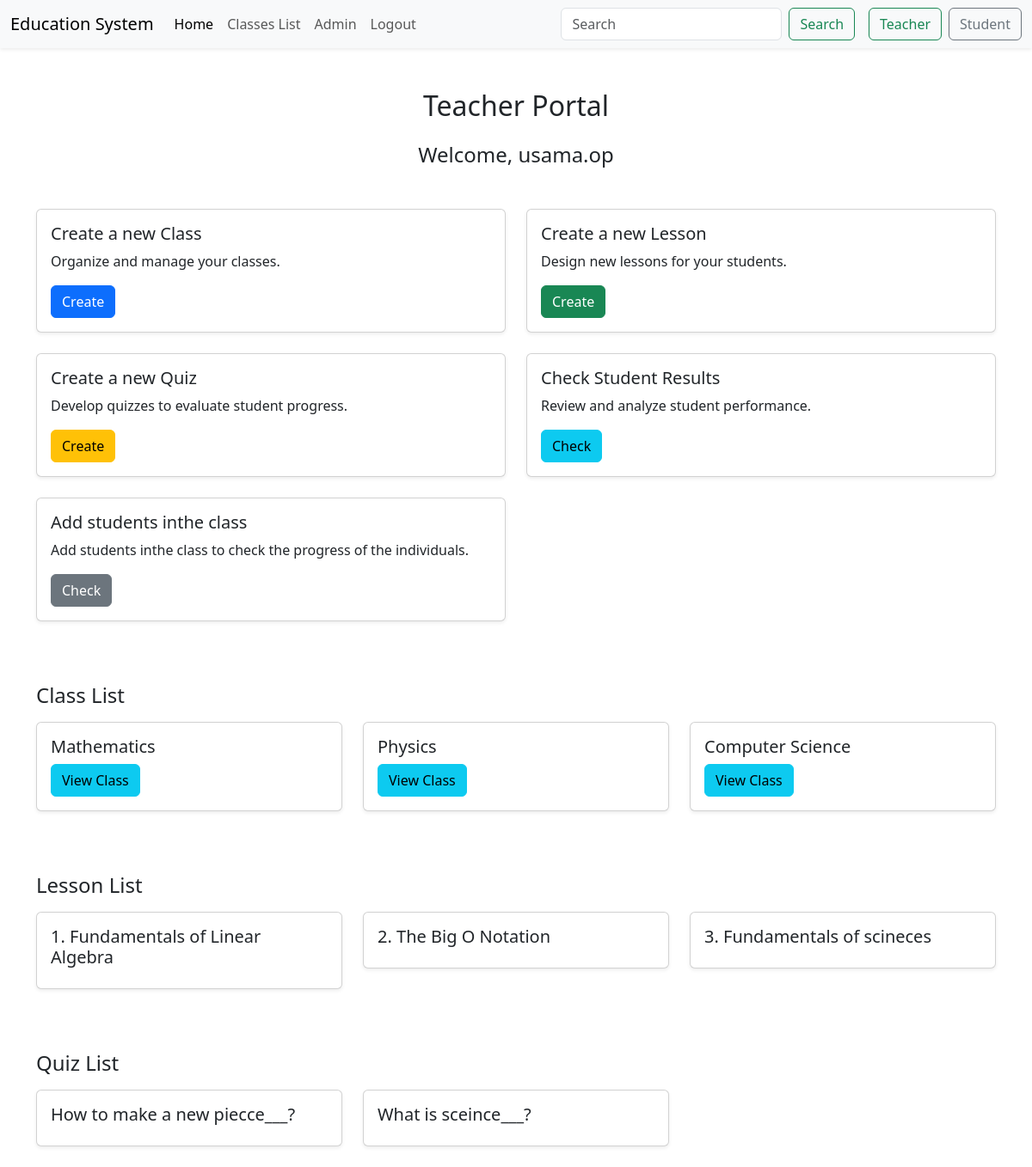
/Teacher_portal (signed in), run on the app's committed database.
### main_app/models.py (models this page shows, shortened)
class User(AbstractUser):
    is_teacher = models.BooleanField(default=False)
    is_student = models.BooleanField(default=False)

class Class(models.Model):
    name = models.CharField(max_length=100)
    teacher = models.ForeignKey(Teacher, on_delete=models.CASCADE)

class Lesson(models.Model):
    title = models.CharField(max_length=100)
    class_obj = models.ForeignKey(Class, on_delete=models.CASCADE, related_name='lessons')

class Question(models.Model):
    lesson = models.ForeignKey(Lesson, on_delete=models.CASCADE, related_name='questions')
    question_text = models.TextField()
    QUESTION_TYPES = (
        ('FB', 'Fill in the blanks'),
        ('TF', 'True/False'),
        ('MC', 'Multiple Choice'),
    )
    question_type = models.CharField(max_length=100, choices=QUESTION_TYPES)
    question_answer = models.CharField(max_length=254)

### main_app/views.py (the view)
# urls.py: path('Teacher_portal', TeacherPortal, name='Teacher_portal'),
def TeacherPortal(request):
    classes = Class.objects.all()
    Quizez =Question.objects.all()
    Lessons = Lesson.objects.all()
    context = {'classes':classes, 'Quizez':Quizez, 'Lessons': Lessons}
    return render(request, 'Teacher/Teacher_portal.html', context)

### main_app/Templates/Teacher/Teacher_portal.html (shortened to what this page needs)
{% extends 'Base.html' %}
{% block body %}
  <div class="container mt-5">
    <h2 class="text-center mb-4">Teacher Portal</h2>
    <h4 class="text-center mb-4">Welcome, {{ user.username }}</h4>
    <div class="row mt-5">
      <div class="col-md-6">
        <div class="card shadow-sm mb-4">
          <div class="card-body">
            <h5 class="card-title">Create a new Class</h5>
            <p class="card-text">Organize and manage your classes.</p>
            <a href="{% url 'create_class' %}" class="btn btn-primary">Create</a>
          </div>
        </div>
      </div>
      <div class="col-md-6">
        <div class="card shadow-sm mb-4">
          <div class="card-body">
            <h5 class="card-title">Create a new Lesson</h5>
            <p class="card-text">Design new lessons for your students.</p>
            <a href="{% url 'create_lesson' %}" class="btn btn-success">Create</a>
          </div>
        </div>
      </div>
      <div class="col-md-6">
        <div class="card shadow-sm mb-4">
          <div class="card-body">
            <h5 class="card-title">Create a new Quiz</h5>
            <p class="card-text">Develop quizzes to evaluate student progress.</p>
            <a href="{% url 'create_quiz' %}" class="btn btn-warning">Create</a>
          </div>
        </div>
      </div>
      <div class="col-md-6">
        <div class="card shadow-sm mb-4">
          <div class="card-body">
            <h5 class="card-title">Check Student Results</h5>
            <p class="card-text">Review and analyze student performance.</p>
            <a href="{% url 'check_result' %}" class="btn btn-info">Check</a>
          </div>
        </div>
      </div>
      <div class="col-md-6">
        <div class="card shadow-sm mb-4">
          <div class="card-body">
            <h5 class="card-title">Add students inthe class</h5>
            <p class="card-text">Add students inthe class to check the progress of the individuals.</p>
            <a href="{% url 'assign_class' %}" class="btn btn-secondary">Check</a>
          </div>
        </div>
      </div>
    </div>
    <div class="row mt-5">
      <div class="col-12">
        <h4 class="mb-3">Class List</h4>
      </div>
      {% for class in classes %}
        <div class="col-md-6 col-lg-4 mb-4">
          <div class="card shadow-sm">
            <div class="card-body">
              <h5 class="card-title">{{ class.name }}</h5>
              <a href="{% url 'class_detail' class.id %}" class="btn btn-info">View Class</a>
            </div>
          </div>
        </div>
      {% endfor %}
    </div>
    <div class="row mt-5">
      <div class="col-12">
        <h4 class="mb-3">Lesson List</h4>
      </div>
      {% for lesson in Lessons %}
        <div class="col-md-6 col-lg-4 mb-4">
          <div class="card shadow-sm">
            <div class="card-body">
              <h5 class="card-title">{{ forloop.counter }}. {{ lesson.title }}</h5>
            </div>
          </div>
        </div>
      {% endfor %}
    </div>
    <div class="row mt-5">
      <div class="col-12">
        <h4 class="mb-3">Quiz List</h4>
      </div>
      {% for quiz in Quizez %}
        <div class="col-md-6 col-lg-4 mb-4">
          <div class="card shadow-sm">
            <div class="card-body">
              <h5 class="card-title">{{ quiz.question_text }}</h5>
            </div>
          </div>
        </div>
      {% endfor %}
    </div>
  </div>
{% endblock %}

### Templates/Base.html (style rules this page uses)
html, body { height: 100%; }
body { display: flex; flex-direction: column; }
.container { flex: 1; }

### data on the page
User: username "usama.op"
Class: name "Mathematics"
Class: name "Physics"
Class: name "Computer Science"
Lesson: title "Fundamentals of Linear Algebra"
Lesson: title "The Big O Notation"
Lesson: title "Fundamentals of scineces"
Question: question_text "How to make a new piecce___?"
Question: question_text "What is sceince___?"
